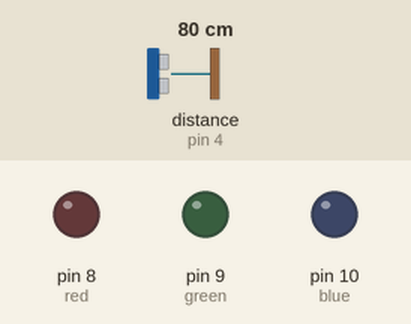
A sketch run on a simulated Arduino Uno, built with avr-gcc and run on an emulated ATmega328P. On the bench: output pins drawn as LEDs (lit = HIGH). Wiring (inferred from the names in the program): ultrasonic range finder: trigger pin 2; echo pin 4. The inputs (shaded band) are chosen by the test bench; at power-on: distance to the obstacle (sensor on pin 4) 80 cm. The echo pulse lasts 58.3 µs per cm; pins used as bus, display or sensor lines are not drawn.

Above: at 1.2 s.
1.3 s: distance to the obstacle (sensor on pin 4) set to 33 cm
2.8 s: distance to the obstacle (sensor on pin 4) set to 29 cm
At 3.8 s:
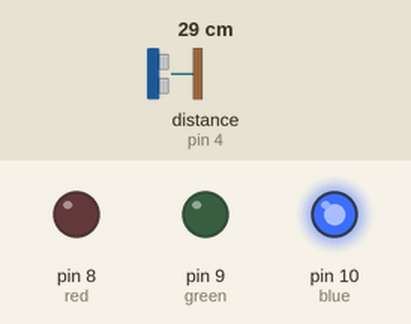
4.3 s: distance to the obstacle (sensor on pin 4) set to 19 cm
5.8 s: distance to the obstacle (sensor on pin 4) set to 15 cm
At 7.0 s:
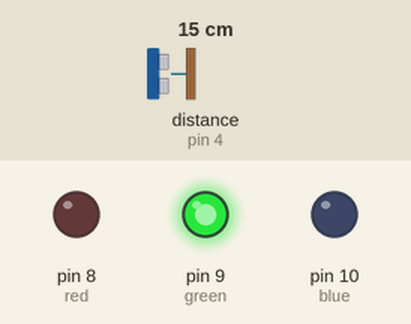
7.3 s: distance to the obstacle (sensor on pin 4) set to 13 cm
8.8 s: distance to the obstacle (sensor on pin 4) set to 10 cm
At 9.5 s:
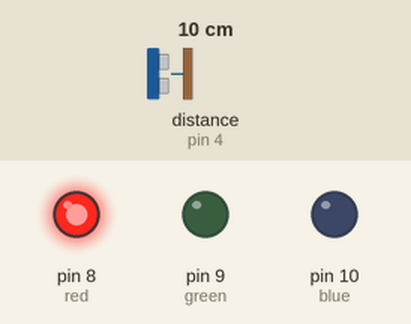
Timing chart, 0 to 11.4 s (numbered marks = the images above; inputs shaded):
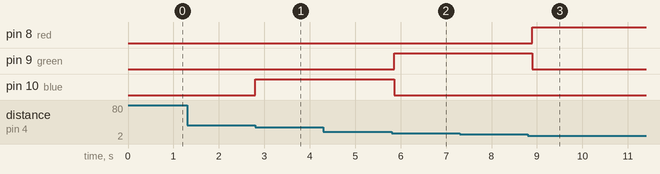

The sketch:

hw5-2.ino
```cpp
const int red = 8;
const int green = 9;
const int blue = 10;
const int pinTrig= 2;
const int pinEcho= 4;
long T, L;

void setup() {
  pinMode(red, OUTPUT);
  pinMode(green, OUTPUT);
  pinMode(blue, OUTPUT);
  pinMode(pinTrig, OUTPUT);
  pinMode(pinEcho, INPUT);
}
 void loop() {
  digitalWrite(pinTrig, LOW); delayMicroseconds(2);
  digitalWrite(pinTrig, HIGH); delayMicroseconds(10);
  digitalWrite(pinTrig, LOW);

  T = pulseIn(pinEcho, HIGH);
  L = T/58.82;

  if(L >= 0 && L <= 10){
  digitalWrite(red, HIGH);
  digitalWrite(green, LOW);
  digitalWrite(blue, LOW);}
  else if(L > 10 && L <= 15){
  digitalWrite(red, LOW);
  digitalWrite(green, HIGH);
  digitalWrite(blue, LOW);}
  else if(L > 15 && L <= 30) {
  digitalWrite(red, LOW);
  digitalWrite(green, LOW);
  digitalWrite(blue, HIGH);}
  else {
  digitalWrite(red, LOW);
  digitalWrite(green, LOW);
  digitalWrite(blue, LOW);
  }
  delay(100);
}
```

Measured:
- the behaviour switches between 32 and 31 cm on distance to the obstacle (sensor on pin 4) (found by bisection; images 0 and 1)
- the behaviour switches between 17 and 16 cm on distance to the obstacle (sensor on pin 4) (found by bisection; images 1 and 2)
- the behaviour switches between 12 and 11 cm on distance to the obstacle (sensor on pin 4) (found by bisection; images 2 and 3)
- after the input at 1.3 s, every drawn part: stays the same
- after the input at 2.8 s, pin 10 (blue): LOW → HIGH at once
- after the input at 4.3 s, every drawn part: stays the same
- after the input at 5.8 s, pin 9 (green): LOW → HIGH after 0.06 s; pin 10 (blue): HIGH → LOW after 0.06 s
- after the input at 7.3 s, every drawn part: stays the same
- after the input at 8.8 s, pin 8 (red): LOW → HIGH after 0.10 s; pin 9 (green): HIGH → LOW after 0.10 s
